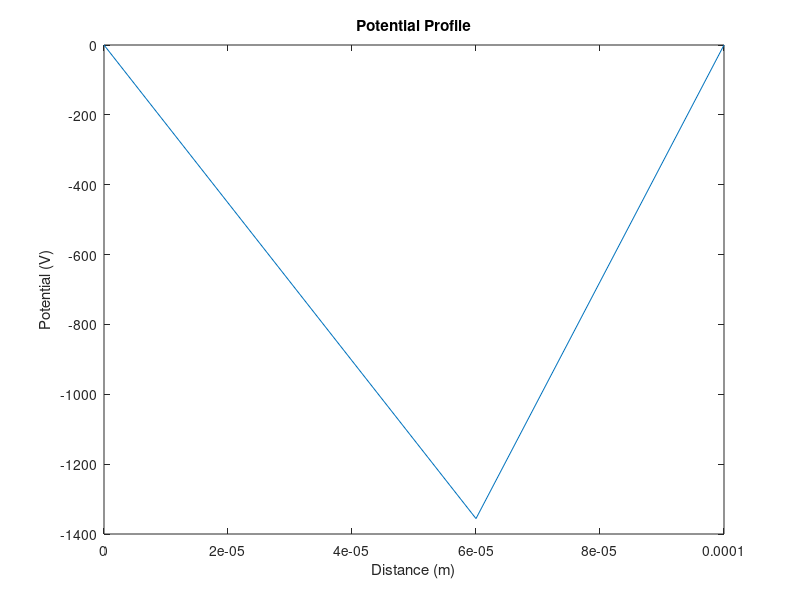

Write the MATLAB code that produced this figure.
prompt = 'Give the number of steps (eg 100)';
n = input(prompt) + 1;
if isempty(n)
    n = 101;
end
%disp(n);

A = full(gallery('tridiag',n,1,-2,1));
A (1,:) = 0;
A (n, :) = 0;
A (1,1) = 1;
A (n,n) = 1;

b = zeros(n,1);
%b(n) = 1;
b((n-1)*3/5 + 1,1) = +1129.9; % Constant is sigma/epsilon

x = A\b;
%x = inv(A)*b;
y = 0:100e-6/(n-1):100e-6;
plot(y,x);
title('Potential Profile');
ylabel('Potential (V)');
xlabel('Distance (m)');
